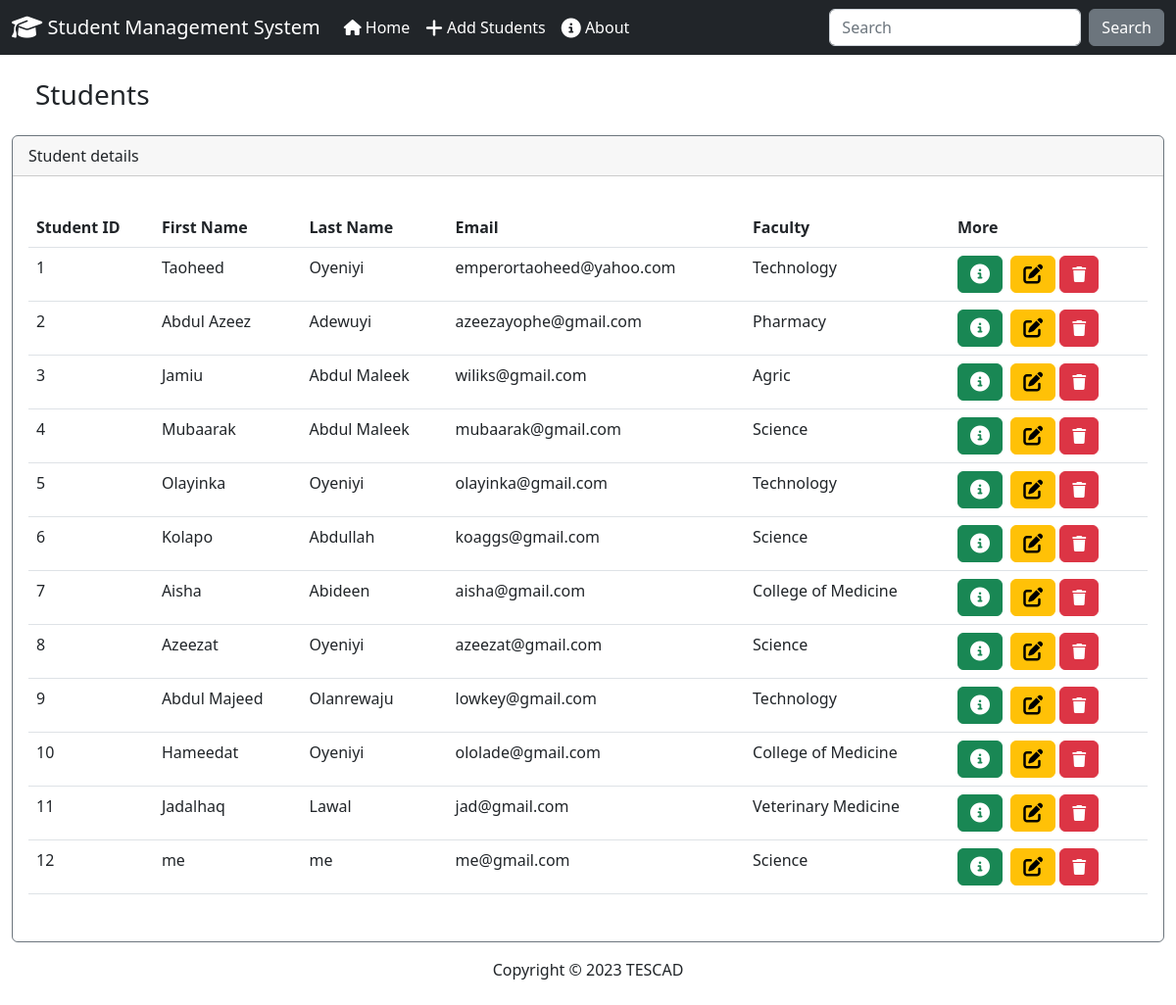
The app's page /, older data.
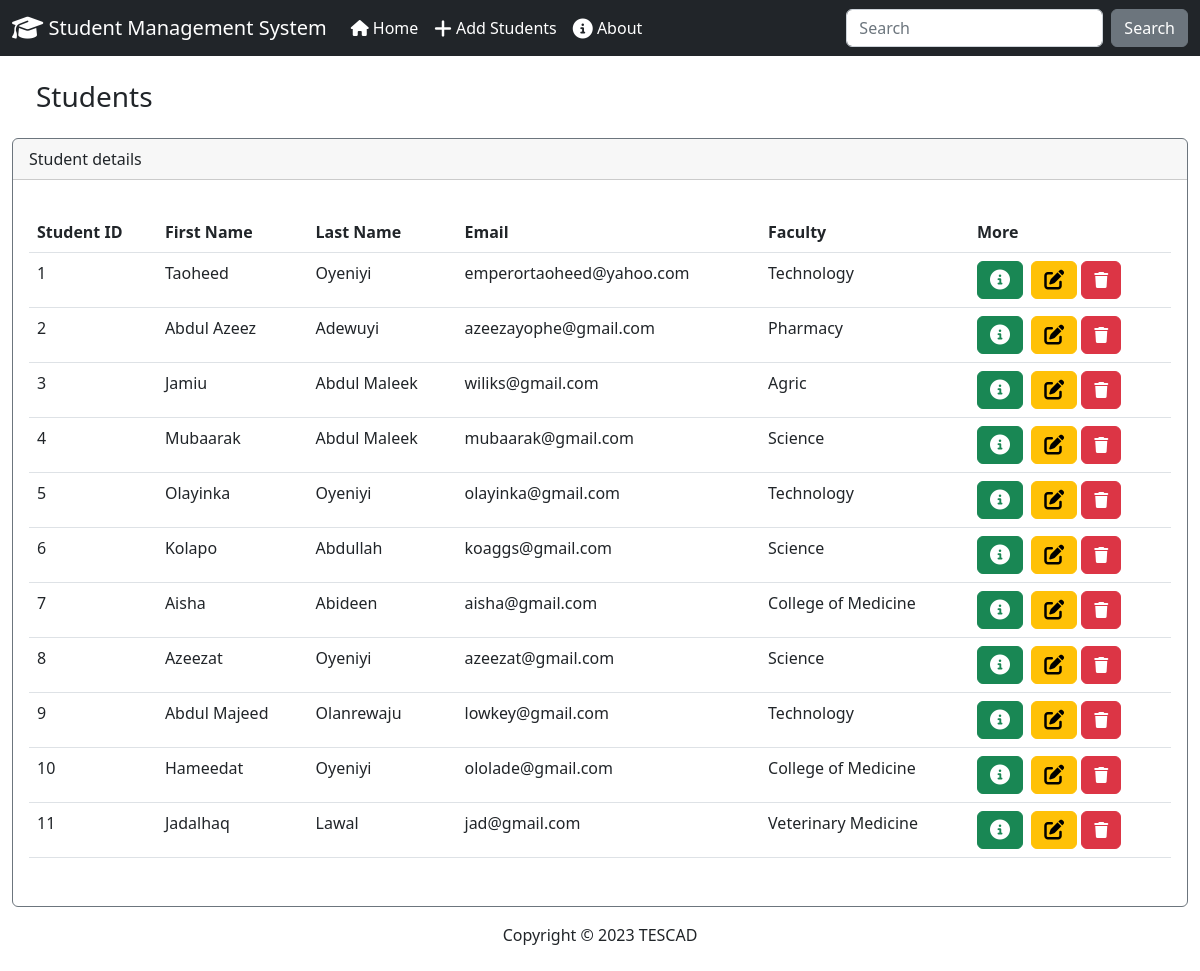
The same page, newer data.
### students/models.py (models this page shows, shortened)
class Student(models.Model):
    student_id = models.PositiveIntegerField()
    firstname = models.CharField(max_length=25)
    lastname = models.CharField(max_length=25)
    email = models.EmailField()
    faculty = models.CharField(max_length=50)
    department = models.CharField(max_length=50)
    cgpa = models.FloatField()

### students/views.py (the view)
# urls.py: path('', views.index, name='index'),
def index(request):
    students = Student.objects.all()
    context = {"students":students}
    return render(request, "students/index.html", context)

### students/templates/students/index.html (shortened to what this page needs)
{% extends 'students/base.html' %}
{% block content %}
<h3 class="m-4"> Students </h3>
<div class="row">
    <div class="col-12">
        {% if students %}
        <div class="card border-secondary ml-3 mr-3 mb-3 ">
          <div class="card-header">Student details</div>
          <div class="card-body">
            <p class="card-text">
              <div class="table-responsive">
                <table class="table table-hover">
                  <thead>
                    <tr>
                      <th scope="col">Student ID</th>
                      <th scope="col">First Name</th>
                      <th scope="col">Last Name</th>
                      <th scope="col">Email</th>
                      <th scope="col">Faculty</th>
                      <th scope="col">More</th>
                    </tr>
                  </thead>
                  <tbody>
                    {% for student in students %}
                    <tr>
                      <td>{{ student.student_id }}</td>
                      <td>{{ student.firstname }}</td>
                      <td>{{ student.lastname }}</td>
                      <td>{{ student.email }}</td>
                      <td>{{ student.faculty }}</td>
                      <td>
                        <button type="button" class="btn btn-success me-1" href="{% url 'students:view_student' student.id %}" data-bs-toggle="modal" data-bs-target="#myModal{{student.id}}">
                          <i class="fa-sharp fa-solid fa-circle-info fa-lg"></i>
                        </button>
                        <a class="btn btn-warning mr-1" href="{% url 'students:update' student.id %}">
                          <i class="fa-solid fa-pen-to-square fa-lg"></i></a>
                        <button type="button" class="btn btn-danger mr-1"  data-bs-toggle="modal" data-bs-target="#delete{{student.id}}">
                          <i class="fa-solid fa-trash"></i>
                        </button>
                      </td>
                    </tr>
                    {% endfor %}
                  </tbody>
                </table>
              </div>
            </p>
          </div>
        </div>
        {% else %}
        <h5 class="alert alert-primary mr-4 ml-4"> No Students have been registered </h5>
        {% endif %}
    </div>
</div>
{% endblock content %}

Row changes from the older to the newer data that the page shows:
removed Student: student_id "12", firstname "me", lastname "me", email "me@gmail.com", faculty "Science"
